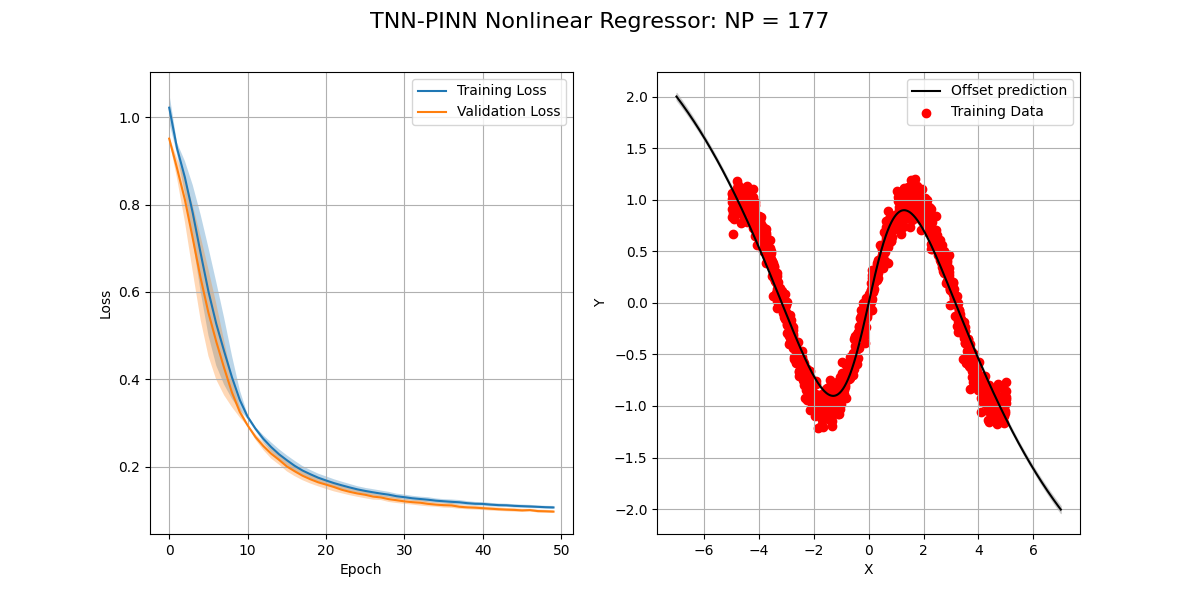

The script that saved this image:
import sys
import os
import numpy as np
import tensorflow as tf
import matplotlib.pyplot as plt

sys.path.append(os.path.abspath(os.path.join(os.path.dirname(__file__), "..")))
from model import TNModel


# Define the function to approximate
f = np.sin


def pde(x: tf.Tensor, y: tf.Tensor, dy_dx: tf.Tensor):
    return dy_dx - tf.cos(x)


# Generate training data with noise
a = 5
x_min = -a
x_max = a
num_samples_train = 1000
X_train = np.random.uniform(x_min, x_max, size=(num_samples_train, 1))
std_dev_noise = 0.1
Y_train = f(X_train) + np.random.normal(0, std_dev_noise, size=(num_samples_train, 1))

# Generate test data
num_samples_test = 3000
X_test = np.random.uniform(x_min, x_max, size=(num_samples_test, 1))
Y_test = f(X_test)

# Generate offset data
offset = 2
num_offset_samples = 1000
X_range_offset = np.linspace(
    x_min - offset, x_max + offset, num_offset_samples
).reshape(-1, 1)

# Create arrays to store experiment results
train_loss_history = []
val_loss_history = []
Y_pred_test_history = []
Y_pred_offset_history = []

# Train parameters
num_runs = 1
num_epochs = 10_000
batch_size = 64

# Model hyper-parameters
bond_dim = 2
num_layers = 2

for run in range(num_runs):
    pinn_model = TNModel(
        MPO_units=16,
        bond_dim=bond_dim,
        num_layers=num_layers,
        output_dim=1,
        dif_equation=pde,
    )

    # Print model num of parameters
    pinn_model.build(input_shape=(batch_size, 1))

    if run == 0:
        num_params = pinn_model.count_params()

    def custom_loss(y_true: tf.Tensor, y_pred: tf.Tensor) -> tf.Tensor:
        pde_loss = tf.cast(pinn_model.compute_pde_loss(X_train), dtype=tf.float32)
        data_loss = tf.reduce_mean(tf.square(y_pred - y_true))
        total_loss = data_loss + pde_loss
        return total_loss

    pinn_model.compile(optimizer="adam", loss=custom_loss)

    history = pinn_model.fit(
        X_train,
        Y_train,
        epochs=num_epochs,
        batch_size=batch_size,
        validation_data=(X_test, Y_test),
    )

    train_loss_history.append(history.history["loss"])
    val_loss_history.append(history.history["val_loss"])
    Y_pred_offset = pinn_model.predict(X_range_offset)
    Y_pred_offset_history.append(Y_pred_offset)

print("Number of parameters:", num_params)


# Compute mean and standard deviation of training and validation loss
mean_train_loss = np.mean(train_loss_history, axis=0)
std_train_loss = np.std(train_loss_history, axis=0)
mean_val_loss = np.mean(val_loss_history, axis=0)
std_val_loss = np.std(val_loss_history, axis=0)

mean_Y_pred_offset = np.mean(Y_pred_offset_history, axis=0)
std_Y_pred_offset = np.std(Y_pred_offset_history, axis=0)

# Create subplots
fig, axes = plt.subplots(1, 2, figsize=(12, 6))

# Plot mean and standard deviation of training and validation loss
axes[0].plot(mean_train_loss, label="Training Loss")
axes[0].fill_between(
    range(len(mean_train_loss)),
    mean_train_loss - std_train_loss,
    mean_train_loss + std_train_loss,
    alpha=0.3,
    label=None,
)
axes[0].plot(mean_val_loss, label="Validation Loss")
axes[0].fill_between(
    range(len(mean_val_loss)),
    mean_val_loss - std_val_loss,
    mean_val_loss + std_val_loss,
    alpha=0.3,
    label=None,
)
axes[0].set_xlabel("Epoch")
axes[0].set_ylabel("Loss")
# axes[0].set_yscale("log")
axes[0].legend()
axes[0].grid()

# Plot offset predictions
axes[1].plot(
    X_range_offset, mean_Y_pred_offset, color="black", label="Offset prediction"
)
axes[1].fill_between(
    X_range_offset.flatten(),
    mean_Y_pred_offset.flatten() - std_Y_pred_offset.flatten(),
    mean_Y_pred_offset.flatten() + std_Y_pred_offset.flatten(),
    alpha=0.3,
    color="gray",
)
axes[1].scatter(X_train, Y_train, label="Training Data", color="red")
axes[1].set_xlabel("X")
axes[1].set_ylabel("Y")
axes[1].legend()
axes[1].grid()

title = f"TNN-PINN Nonlinear Regressor: NP = {num_params}"
fig.suptitle(title, fontsize=16, ha="center")
plt.savefig("examples/pinn_regressor.png")
